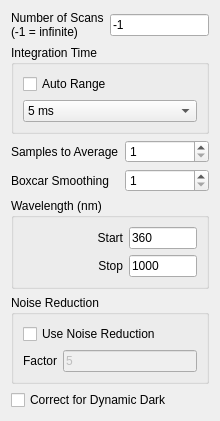
            <widget class="QWidget" name="spectrometerParameters">
             <property name="geometry">
              <rect>
               <x>0</x>
               <y>0</y>
               <width>220</width>
               <height>396</height>
              </rect>
             </property>
             <attribute name="label">
              <string>Spectrometer Parameters</string>
             </attribute>
             <layout class="QGridLayout" name="gridLayout_4">
              <item row="1" column="0">
               <widget class="QGroupBox" name="groupBox_2">
                <property name="title">
                 <string>Integration Time</string>
                </property>
                <layout class="QGridLayout" name="gridLayout_5">
                 <item row="0" column="0">
                  <widget class="QCheckBox" name="AutoRangeCheckBox">
                   <property name="text">
                    <string>Auto Range</string>
                   </property>
                  </widget>
                 </item>
                 <item row="1" column="0">
                  <widget class="QComboBox" name="integrationTimeComboBox">
                   <property name="currentIndex">
                    <number>4</number>
                   </property>
                   <item>
                    <property name="text">
                     <string>1.1 ms</string>
                    </property>
                   </item>
                   <item>
                    <property name="text">
                     <string>2 ms</string>
                    </property>
                   </item>
                   <item>
                    <property name="text">
                     <string>3 ms</string>
                    </property>
                   </item>
                   <item>
                    <property name="text">
                     <string>4 ms</string>
                    </property>
                   </item>
                   <item>
                    <property name="text">
                     <string>5 ms</string>
                    </property>
                   </item>
                   <item>
                    <property name="text">
                     <string>6 ms</string>
                    </property>
                   </item>
                   <item>
                    <property name="text">
                     <string>8 ms</string>
                    </property>
                   </item>
                   <item>
                    <property name="text">
                     <string>10 ms</string>
                    </property>
                   </item>
                   <item>
                    <property name="text">
                     <string>15 ms</string>
                    </property>
                   </item>
                   <item>
                    <property name="text">
                     <string>25 ms</string>
                    </property>
                   </item>
                   <item>
                    <property name="text">
                     <string>35 ms</string>
                    </property>
                   </item>
                   <item>
                    <property name="text">
                     <string>45 ms</string>
                    </property>
                   </item>
                   <item>
                    <property name="text">
                     <string>65 ms</string>
                    </property>
                   </item>
                   <item>
                    <property name="text">
                     <string>100 ms</string>
                    </property>
                   </item>
                   <item>
                    <property name="text">
                     <string>130 ms</string>
                    </property>
                   </item>
                   <item>
                    <property name="text">
                     <string>190 ms</string>
                    </property>
                   </item>
                   <item>
                    <property name="text">
                     <string>260 ms</string>
                    </property>
                   </item>
                   <item>
                    <property name="text">
                     <string>375 ms</string>
                    </property>
                   </item>
                   <item>
                    <property name="text">
                     <string>500 ms</string>
                    </property>
                   </item>
                   <item>
                    <property name="text">
                     <string>750 ms</string>
                    </property>
                   </item>
                   <item>
                    <property name="text">
                     <string>1000 ms</string>
                    </property>
                   </item>
                   <item>
                    <property name="text">
                     <string>2000 ms</string>
                    </property>
                   </item>
                   <item>
                    <property name="text">
                     <string>4000 ms</string>
                    </property>
                   </item>
                  </widget>
                 </item>
                </layout>
               </widget>
              </item>
              <item row="7" column="0">
               <spacer name="verticalSpacer_2">
                <property name="orientation">
                 <enum>Qt::Vertical</enum>
                </property>
                <property name="sizeHint" stdset="0">
                 <size>
                  <width>20</width>
                  <height>40</height>
                 </size>
                </property>
               </spacer>
              </item>
              <item row="2" column="0">
               <layout class="QGridLayout" name="gridLayout_6">
                <item row="0" column="1">
                 <widget class="QSpinBox" name="samplesToAverageSpinBox">
                  <property name="minimum">
                   <number>1</number>
                  </property>
                 </widget>
                </item>
                <item row="0" column="0">
                 <widget class="QLabel" name="label_2">
                  <property name="text">
                   <string>Samples to Average</string>
                  </property>
                 </widget>
                </item>
                <item row="1" column="0">
                 <widget class="QLabel" name="label_5">
                  <property name="text">
                   <string>Boxcar Smoothing</string>
                  </property>
                 </widget>
                </item>
                <item row="1" column="1">
                 <widget class="QSpinBox" name="smoothingSpinBox">
                  <property name="minimum">
                   <number>1</number>
                  </property>
                  <property name="maximum">
                   <number>50</number>
                  </property>
                 </widget>
                </item>
               </layout>
              </item>
              <item row="3" column="0">
               <widget class="QGroupBox" name="sms500WavelengthGroupBox">
                <property name="title">
                 <string>Wavelength (nm)</string>
                </property>
                <layout class="QGridLayout" name="gridLayout_8">
                 <item row="0" column="0">
                  <layout class="QGridLayout" name="gridLayout_7">
                   <item row="0" column="1">
                    <widget class="QLineEdit" name="startWaveLineEdit">
                     <property name="inputMethodHints">
                      <set>Qt::ImhPreferNumbers</set>
                     </property>
                     <property name="text">
                      <string>360</string>
                     </property>
                    </widget>
                   </item>
                   <item row="1" column="1">
                    <widget class="QLineEdit" name="stopWaveLineEdit">
                     <property name="inputMethodHints">
                      <set>Qt::ImhPreferNumbers</set>
                     </property>
                     <property name="text">
                      <string>1000</string>
                     </property>
                    </widget>
                   </item>
                   <item row="0" column="0">
                    <widget class="QLabel" name="label_3">
                     <property name="sizePolicy">
                      <sizepolicy hsizetype="Fixed" vsizetype="Preferred">
                       <horstretch>0</horstretch>
                       <verstretch>0</verstretch>
                      </sizepolicy>
                     </property>
                     <property name="minimumSize">
                      <size>
                       <width>100</width>
                       <height>0</height>
                      </size>
                     </property>
                     <property name="text">
                      <string>Start</string>
                     </property>
                     <property name="alignment">
                      <set>Qt::AlignRight|Qt::AlignTrailing|Qt::AlignVCenter</set>
                     </property>
                    </widget>
                   </item>
                   <item row="1" column="0">
                    <widget class="QLabel" name="label_4">
                     <property name="text">
                      <string>Stop</string>
                     </property>
                     <property name="alignment">
                      <set>Qt::AlignRight|Qt::AlignTrailing|Qt::AlignVCenter</set>
                     </property>
                    </widget>
                   </item>
                  </layout>
                 </item>
                </layout>
               </widget>
              </item>
              <item row="6" column="0">
               <widget class="QCheckBox" name="dynamicDarkCheckBox">
                <property name="text">
                 <string>Correct for Dynamic Dark</string>
                </property>
               </widget>
              </item>
              <item row="5" column="0">
               <widget class="QGroupBox" name="groupBox_4">
                <property name="title">
                 <string>Noise Reduction</string>
                </property>
                <layout class="QGridLayout" name="gridLayout_9">
                 <item row="0" column="0">
                  <widget class="QCheckBox" name="noiseReductionCheckBox">
                   <property name="enabled">
                    <bool>true</bool>
                   </property>
                   <property name="text">
                    <string>Use Noise Reduction</string>
                   </property>
                  </widget>
                 </item>
                 <item row="1" column="0">
                  <layout class="QGridLayout" name="gridLayout_10">
                   <item row="0" column="1">
                    <widget class="QLineEdit" name="noiseReductionLineEdit">
                     <property name="enabled">
                      <bool>false</bool>
                     </property>
                     <property name="text">
                      <string>5</string>
                     </property>
                     <property name="placeholderText">
                      <string/>
                     </property>
                    </widget>
                   </item>
                   <item row="0" column="0">
                    <widget class="QLabel" name="label_6">
                     <property name="text">
                      <string>Factor</string>
                     </property>
                    </widget>
                   </item>
                  </layout>
                 </item>
                </layout>
               </widget>
              </item>
              <item row="0" column="0">
               <layout class="QGridLayout" name="gridLayout_11">
                <item row="0" column="0">
                 <widget class="QLabel" name="label">
                  <property name="text">
                   <string>Number of Scans
(-1 = infinite)</string>
                  </property>
                 </widget>
                </item>
                <item row="0" column="1">
                 <widget class="QLineEdit" name="numberOfScansLineEdit">
                  <property name="text">
                   <string>-1</string>
                  </property>
                 </widget>
                </item>
               </layout>
              </item>
             </layout>
            </widget>
